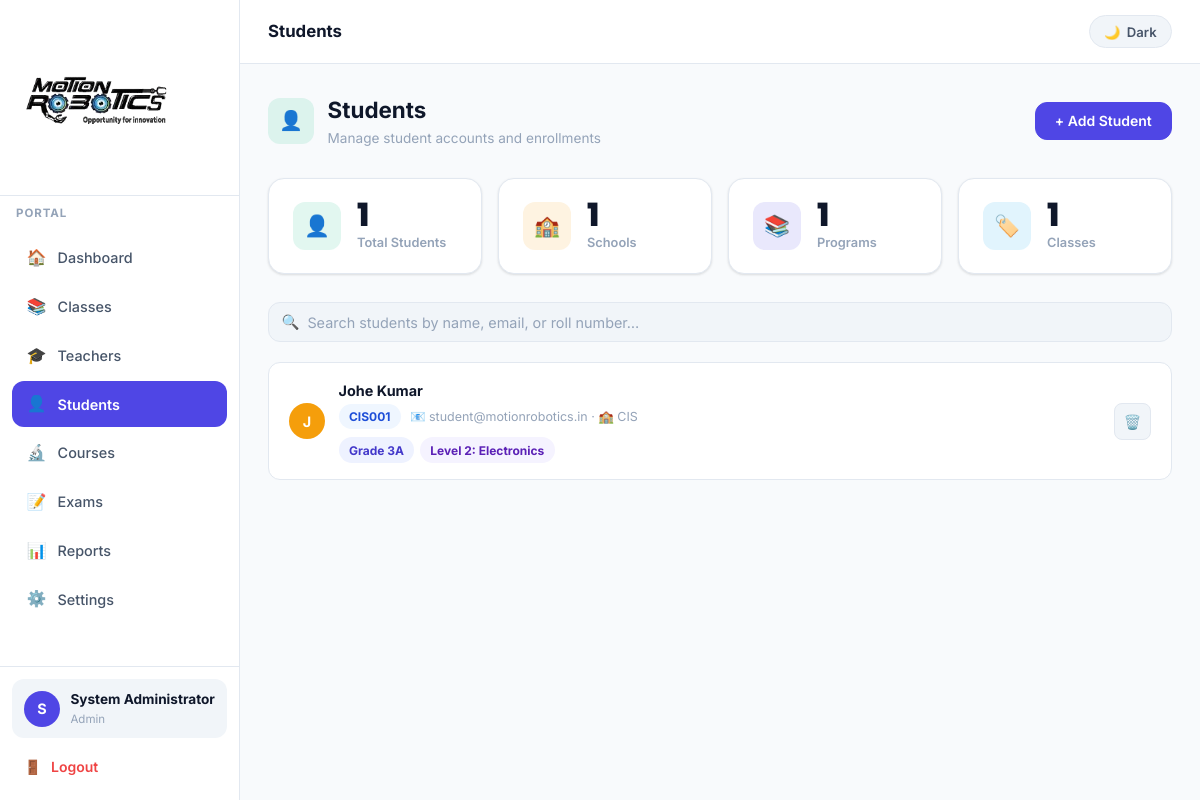
The page /admin/students (signed in) on the database its author committed.
### app.py (models this page shows, shortened)
class User(db.Model):
    id            = db.Column(db.Integer, primary_key=True)
    username      = db.Column(db.String(80), unique=True, nullable=False)
    email         = db.Column(db.String(120), unique=True, nullable=False)
    password_hash = db.Column(db.String(200), nullable=False)
    role          = db.Column(db.String(20), nullable=False)   # admin / teacher / student
    full_name     = db.Column(db.String(120))
    phone         = db.Column(db.String(20))
    school_name   = db.Column(db.String(120))
    roll_number   = db.Column(db.String(40))
    avatar_color  = db.Column(db.String(20), default='#4F46E5')
    is_active     = db.Column(db.Boolean, default=True)
    created_at    = db.Column(db.DateTime, default=datetime.utcnow)

class StudentClass(db.Model):
    id         = db.Column(db.Integer, primary_key=True)
    student_id = db.Column(db.Integer, db.ForeignKey('user.id'), nullable=False)
    class_id   = db.Column(db.Integer, db.ForeignKey('class.id'), nullable=False)
    student    = db.relationship('User', backref='student_classes')

class Class(db.Model):
    id              = db.Column(db.Integer, primary_key=True)
    name            = db.Column(db.String(100), nullable=False)
    school_name     = db.Column(db.String(120))
    robotics_level  = db.Column(db.String(80))   # one of ROBOTICS_LEVELS or None
    created_at      = db.Column(db.DateTime, default=datetime.utcnow)
    teacher_classes = db.relationship('TeacherClass', backref='cls', cascade='all,delete-orphan')
    student_classes = db.relationship('StudentClass', backref='cls', cascade='all,delete-orphan')

### app.py (the view)
@app.route('/admin/students')
@role_required('admin')
def admin_students():
    q = request.args.get('q','')
    query = User.query.filter_by(role='student')
    if q: query = query.filter(User.full_name.contains(q)|User.email.contains(q)|User.roll_number.contains(q))
    students = query.order_by(User.created_at.desc()).all()
    classes  = Class.query.order_by(Class.name).all()
    stats = dict(
        total_students = User.query.filter_by(role='student').count(),
        schools        = db.session.query(db.func.count(db.func.distinct(User.school_name))).filter(User.role=='student').scalar() or 0,
        programs       = db.session.query(db.func.count(db.func.distinct(StudentClass.class_id))).scalar() or 0,
        classes_count  = Class.query.count(),
    )
    return render_template('admin/students.html', students=students, classes=classes, q=q, **stats)

### app.py (called while the page is built)
@app.context_processor
def inject_enumerate():
    return dict(enumerate=enumerate)

def role_required(*roles):
    def dec(f):
        @wraps(f)
        def d(*a, **kw):
            if 'user_id' not in session: return redirect(url_for('login'))
            if session.get('role') not in roles:
                flash('Access denied.', 'error')
                return redirect(url_for('dashboard'))
            return f(*a, **kw)
        return d
    return dec

def get_current_user():
    if 'user_id' in session: return User.query.get(session['user_id'])
    return None

@app.context_processor
def inject_globals():
    return dict(current_user=get_current_user(), ROBOTICS_LEVELS=ROBOTICS_LEVELS)

### templates/admin/students.html (shortened to what this page needs)
{% extends 'admin/base_admin.html' %}
{% block page_title %}Students{% endblock %}
{% block content %}
<div class="page-header">
  <div class="page-title-wrap">
    <div class="page-icon" style="background:rgba(16,185,129,.12); color:var(--accent);">👤</div>
    <div><div class="page-h1">Students</div><div class="page-sub">Manage student accounts and enrollments</div></div>
  </div>
  <button class="btn btn-primary" onclick="openModal('addStudentModal')">+ Add Student</button>
</div>
<div class="stats-row">
  <div class="stat-card"><div class="stat-icon" style="background:rgba(16,185,129,.12);">👤</div>
    <div><div class="stat-number" data-count="{{ total_students }}">{{ total_students }}</div><div class="stat-label">Total Students</div></div></div>
  <div class="stat-card"><div class="stat-icon" style="background:rgba(245,158,11,.12);">🏫</div>
    <div><div class="stat-number" data-count="{{ schools }}">{{ schools }}</div><div class="stat-label">Schools</div></div></div>
  <div class="stat-card"><div class="stat-icon" style="background:rgba(79,70,229,.12);">📚</div>
    <div><div class="stat-number" data-count="{{ programs }}">{{ programs }}</div><div class="stat-label">Programs</div></div></div>
  <div class="stat-card"><div class="stat-icon" style="background:rgba(14,165,233,.12);">🏷️</div>
    <div><div class="stat-number" data-count="{{ classes_count }}">{{ classes_count }}</div><div class="stat-label">Classes</div></div></div>
</div>
<div class="search-bar">
  <div class="search-wrap">
    <span class="search-icon">🔍</span>
    <input type="text" class="form-control" placeholder="Search students by name, email, or roll number…"
      oninput="filterStudents(this.value)">
  </div>
</div>
{% if students %}
<div style="display:flex; flex-direction:column; gap:.6rem;">
  {% for s in students %}
  <div class="item-row s-row" data-search="{{ (s.full_name + ' ' + s.email + ' ' + (s.roll_number or ''))|lower }}">
    <div class="avatar" style="background:{{ s.avatar_color }};">
      {{ (s.full_name or s.username)[0].upper() }}
    </div>
    <div class="item-info">
      <div class="item-title">{{ s.full_name or s.username }}</div>
      <div class="item-meta">
        {% if s.roll_number %}<span class="badge badge-blue" style="margin-right:.35rem;">{{ s.roll_number }}</span>{% endif %}
        📧 {{ s.email }} · 🏫 {{ s.school_name or '—' }}
      </div>
      {% for sc in s.student_classes %}
      <div class="item-meta mt-1" style="display:flex; gap:.35rem; flex-wrap:wrap;">
        <span class="badge badge-primary">{{ sc.cls.name }}</span>
        {% if sc.cls.robotics_level %}
        <span class="badge badge-purple">{{ sc.cls.robotics_level }}</span>
        {% endif %}
      </div>
      {% endfor %}
    </div>
    <div class="item-actions">
      <form method="POST" action="{{ url_for('admin_delete_student', sid=s.id) }}" data-confirm="Delete student {{ s.full_name }}?">
        <button class="btn btn-icon btn-ghost" type="submit">🗑️</button>
      </form>
    </div>
  </div>
  {% endfor %}
</div>
{% endif %}
{% endblock %}

### templates/base.html (shortened to what this page needs)
<!DOCTYPE html>
<html lang="en" data-theme="light">
<head>
  <link rel="stylesheet" href="{{ url_for('static', filename='css/main.css') }}">
</head>
<body>
<div class="app-layout">
  <aside class="sidebar" id="sidebar">
    <div class="sidebar-brand">
      <img src="{{ url_for('static', filename='logo.png') }}" alt="Motion Robotics" class="sidebar-logo">
    </div>
    {% if current_user %}
    <div class="sidebar-context">{{ current_user.school_name or 'Portal' }}</div>
    {% endif %}
    <nav class="sidebar-nav">
      {% block sidebar_nav %}{% endblock %}
    </nav>
    <div class="sidebar-footer">
      {% if current_user %}
      <div class="user-card">
        <div class="avatar" style="background:{{ current_user.avatar_color }}">
          {{ (current_user.full_name or current_user.username)[0].upper() }}
        </div>
        <div>
          <div class="user-name">{{ current_user.full_name or current_user.username }}</div>
          <div class="user-role">{{ current_user.role.title() }}</div>
        </div>
      </div>
      {% endif %}
      <a href="{{ url_for('logout') }}" class="logout-link">
        <span>🚪</span> Logout
      </a>
    </div>
  </aside>
  <div class="main-area">
    <header class="topbar">
      <h1 class="topbar-title">{% block page_title %}Dashboard{% endblock %}</h1>
      <div class="topbar-right">
        <button class="theme-btn" onclick="toggleTheme()">
          <span class="theme-icon">🌙</span>
          <span class="theme-label">Dark</span>
        </button>
      </div>
    </header>
    <main class="page-content">
      {% block content %}{% endblock %}
    </main>
  </div>
</div>
</body>
</html>

### rows shown on the page
User: school_name "PORTAL", full_name "S", full_name "System Administrator", role "Admin"
User: full_name "J", full_name "Johe Kumar", roll_number "CIS001", email "student@motionrobotics.in", school_name "CIS"
StudentClass: cls.name "Grade 3A", cls.robotics_level "Level 2: Electronics"

### other values the page prints
{{ total_students }} "1"
{{ schools }} "1"
{{ programs }} "1"
{{ classes_count }} "1"
